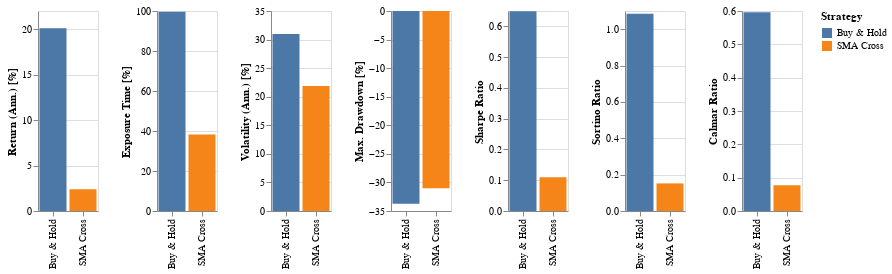

The code cell stored with this chart in its notebook:
### Code cell
#!pip install altair
import altair as alt

## Transform the dataframe for easier charting
data = df.transpose(copy=True)
data

## Shorten the names of the strategies and defin the metrics we want to compare
strategies = ["Buy & Hold", "SMA Cross"]
metrics = ["Return (Ann.) [%]", "Exposure Time [%]", "Volatility (Ann.) [%]", 
           "Max. Drawdown [%]", "Sharpe Ratio", "Sortino Ratio", "Calmar Ratio"]

## Set width and height for the sub-charts
subchart_width = 60
subchart_height = 200
subcharts = list()

for i in range(len(metrics)):
    ## Get the metric for each subchart
    source = pd.DataFrame({
    'Strategy': strategies,
    'Metric': data[metrics[i]]})
    
    ## Make the Altair chart
    subchart = alt.Chart(source).mark_bar().encode(
        alt.X('Strategy', 
              axis=alt.Axis(title = '')
             ),
        alt.Y('Metric', 
              axis=alt.Axis(title = metrics[i])
             ),
        tooltip='Metric',
        color='Strategy'
    ).properties(
        width=subchart_width,
        height=subchart_height
    )
    subcharts.append(subchart)
    
chart = (subcharts[0] | subcharts[1] | subcharts[2] | subcharts[3] | subcharts[4] | subcharts[5] | subcharts[6])

chart

### Figure 1 — Vega-Lite specification as saved in the notebook (floating-point values rounded to 4 significant figures)
{"config": {"view": {"continuousWidth": 400, "continuousHeight": 300}}, "hconcat": [{"data": {"name": "data-f6c17abc1365033940536b6b46d2eb79"}, "mark": "bar", "encoding": {"color": {"type": "nominal", "field": "Strategy"}, "tooltip": {"type": "quantitative", "field": "Metric"}, "x": {"type": "nominal", "axis": {"title": ""}, "field": "Strategy"}, "y": {"type": "quantitative", "axis": {"title": "Return (Ann.) [%]"}, "field": "Metric"}}, "height": 200, "width": 60}, {"data": {"name": "data-b4793dd3d725c421aca9174985712dcf"}, "mark": "bar", "encoding": {"color": {"type": "nominal", "field": "Strategy"}, "tooltip": {"type": "quantitative", "field": "Metric"}, "x": {"type": "nominal", "axis": {"title": ""}, "field": "Strategy"}, "y": {"type": "quantitative", "axis": {"title": "Exposure Time [%]"}, "field": "Metric"}}, "height": 200, "width": 60}, {"data": {"name": "data-2cab961e02aaa944c9d700dbc1384558"}, "mark": "bar", "encoding": {"color": {"type": "nominal", "field": "Strategy"}, "tooltip": {"type": "quantitative", "field": "Metric"}, "x": {"type": "nominal", "axis": {"title": ""}, "field": "Strategy"}, "y": {"type": "quantitative", "axis": {"title": "Volatility (Ann.) [%]"}, "field": "Metric"}}, "height": 200, "width": 60}, {"data": {"name": "data-a70cf6c0aeddc367452f16107eb82370"}, "mark": "bar", "encoding": {"color": {"type": "nominal", "field": "Strategy"}, "tooltip": {"type": "quantitative", "field": "Metric"}, "x": {"type": "nominal", "axis": {"title": ""}, "field": "Strategy"}, "y": {"type": "quantitative", "axis": {"title": "Max. Drawdown [%]"}, "field": "Metric"}}, "height": 200, "width": 60}, {"data": {"name": "data-9b1248df80268844454aed939a6d3834"}, "mark": "bar", "encoding": {"color": {"type": "nominal", "field": "Strategy"}, "tooltip": {"type": "quantitative", "field": "Metric"}, "x": {"type": "nominal", "axis": {"title": ""}, "field": "Strategy"}, "y": {"type": "quantitative", "axis": {"title": "Sharpe Ratio"}, "field": "Metric"}}, "height": 200, "width": 60}, {"data": {"name": "data-0aaa41c56837286a729660dfc088aaa4"}, "mark": "bar", "encoding": {"color": {"type": "nominal", "field": "Strategy"}, "tooltip": {"type": "quantitative", "field": "Metric"}, "x": {"type": "nominal", "axis": {"title": ""}, "field": "Strategy"}, "y": {"type": "quantitative", "axis": {"title": "Sortino Ratio"}, "field": "Metric"}}, "height": 200, "width": 60}, {"data": {"name": "data-be5e07144985cf1865661ddcd1c4dcf9"}, "mark": "bar", "encoding": {"color": {"type": "nominal", "field": "Strategy"}, "tooltip": {"type": "quantitative", "field": "Metric"}, "x": {"type": "nominal", "axis": {"title": ""}, "field": "Strategy"}, "y": {"type": "quantitative", "axis": {"title": "Calmar Ratio"}, "field": "Metric"}}, "height": 200, "width": 60}], "$schema": "https://vega.github.io/schema/vega-lite/v4.8.1.json", "datasets": {"data-f6c17abc1365033940536b6b46d2eb79": [{"Strategy": "Buy & Hold", "Metric": 20.11}, {"Strategy": "SMA Cross", "Metric": 2.397}], "data-b4793dd3d725c421aca9174985712dcf": [{"Strategy": "Buy & Hold", "Metric": 99.6}, {"Strategy": "SMA Cross", "Metric": 38.29}], "data-2cab961e02aaa944c9d700dbc1384558": [{"Strategy": "Buy & Hold", "Metric": 30.99}, {"Strategy": "SMA Cross", "Metric": 21.86}], "data-a70cf6c0aeddc367452f16107eb82370": [{"Strategy": "Buy & Hold", "Metric": -33.72}, {"Strategy": "SMA Cross", "Metric": -31.01}], "data-9b1248df80268844454aed939a6d3834": [{"Strategy": "Buy & Hold", "Metric": 0.6489}, {"Strategy": "SMA Cross", "Metric": 0.1096}], "data-0aaa41c56837286a729660dfc088aaa4": [{"Strategy": "Buy & Hold", "Metric": 1.085}, {"Strategy": "SMA Cross", "Metric": 0.1518}], "data-be5e07144985cf1865661ddcd1c4dcf9": [{"Strategy": "Buy & Hold", "Metric": 0.5964}, {"Strategy": "SMA Cross", "Metric": 0.07729}]}}
